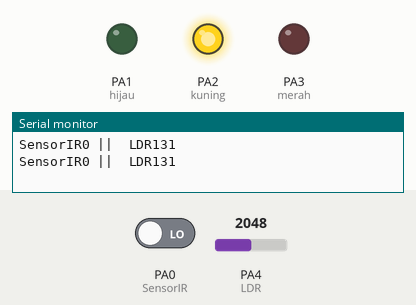
Bench run of a sketch on a simulated STM32 Blue Pill. Parts: output pins drawn as LEDs (lit = HIGH), the last lines printed to the serial monitor. Inputs (shaded band) come from the test bench; at power-on: PA4 (LDR) = 2048, PA0 (SensorIR) LOW.

Above: at 1.8 s.
1.9 s: PA4 (LDR) set to 2479
6.0 s: PA4 (LDR) set to 2571
At 6.8 s:
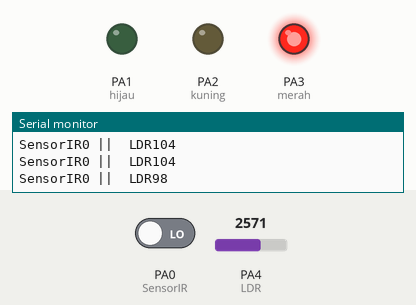
10.1 s: PA4 (LDR) set to 491
At 11.8 s:
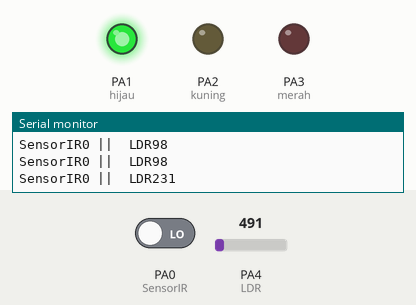
14.2 s: PA4 (LDR) set to 923
17.7 s: PA4 (LDR) set to 1016
At 18.8 s:
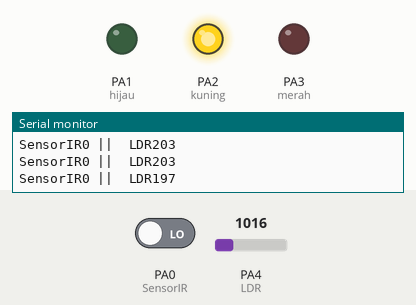
21.8 s: PA4 (LDR) set to 160
At 22.8 s:
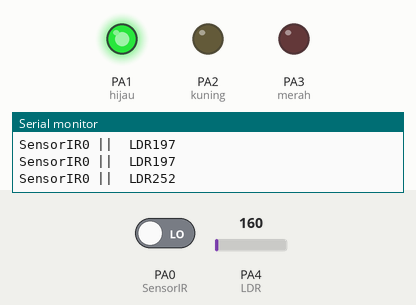
Timing chart, 0 to 24.8 s (numbered marks = the images above; inputs shaded):
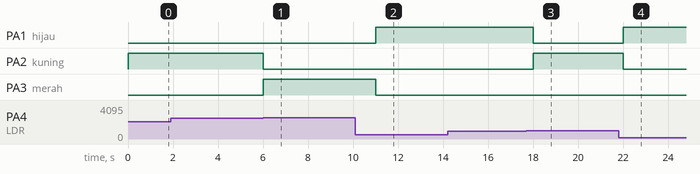

Measured:
- the behaviour switches between 2545 and 2546 on PA4 (LDR) (found by bisection; images 0 and 1)
- the behaviour switches between 981 and 982 on PA4 (LDR) (found by bisection; images 2 and 3)
- after the input at 6.0 s, PA2 (kuning): HIGH → LOW at once; PA3 (merah): LOW → HIGH at once
- after the input at 10.1 s, PA1 (hijau): LOW → HIGH after 0.90 s; PA3 (merah): HIGH → LOW after 0.90 s
- after the input at 17.7 s, PA1 (hijau): HIGH → LOW after 0.30 s; PA2 (kuning): LOW → HIGH after 0.31 s
- after the input at 21.8 s, PA1 (hijau): LOW → HIGH after 0.21 s; PA2 (kuning): HIGH → LOW after 0.21 s

The sketch:

stm32LDR-putri.ino
```cpp
//inisialisasi
  int merah=PA3;
  int kuning=PA2;
  int hijau=PA1;
  int SensorIR=PA0;
  int kunci=0;
  int LDR=PA4;

void setup() {
    Serial.begin(9600);
    pinMode(merah,OUTPUT);
    pinMode(kuning,OUTPUT);
    pinMode(hijau,OUTPUT);
    pinMode(SensorIR,INPUT);
    pinMode(LDR,INPUT);
}

void loop() {
  // baca data
     int bacasensorIR=digitalRead(SensorIR);
     int bacasensorLDR=analogRead(LDR);
         bacasensorLDR=map(bacasensorLDR,105,4095,255,0);

  // print to serial
     Serial.print("SensorIR"); Serial.print(bacasensorIR);
     Serial.print(" ||  LDR"); Serial.print(bacasensorLDR);
     Serial.println(); //untuk enter

  //logika

  if(bacasensorLDR<100){        //LDR untuk led merah,tidak ada cahaya
     digitalWrite(merah,HIGH);
     delay(1000);
     digitalWrite(merah,LOW);
  }
  else if(bacasensorLDR<200){    //LDR untuk led kuning,cahaya redup
     digitalWrite(kuning,HIGH);
     delay(1000);
     digitalWrite(kuning,LOW);
  }
  else{
     digitalWrite(hijau,HIGH);    //LDR untuk led hijau,cahaya di sensor
     delay(1000);
     digitalWrite(hijau,LOW);
  }
}
```
